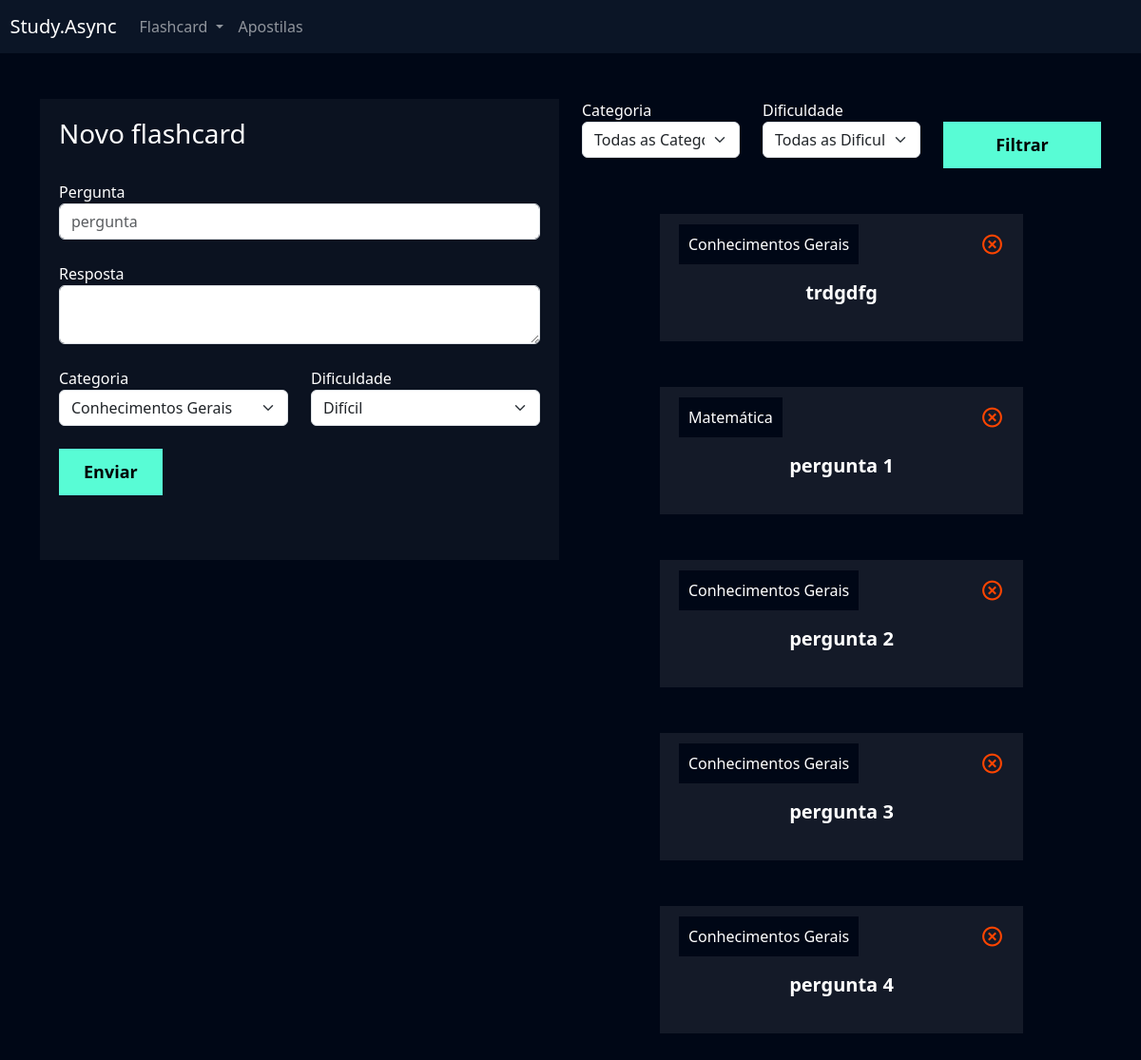
/flashcard/novo_flashcard/ (signed in), run on the app's committed database.
### flashcard/models.py (models this page shows, shortened)
class Flashcard(models.Model):
    DIFICULDADE_CHOICES = (('D', 'Difícil'), ('M', 'Médio'), ('F', 'Fácil'))
    user = models.ForeignKey(User, on_delete=models.DO_NOTHING)
    pergunta = models.CharField(max_length=100)
    resposta = models.TextField()
    categoria = models.ForeignKey(Categoria, on_delete=models.DO_NOTHING)
    dificuldade = models.CharField(max_length=1, choices=DIFICULDADE_CHOICES)

class Categoria(models.Model):
    nome = models.CharField(max_length=20)
    def __str__(self):
        return self.nome

### flashcard/views.py (the view, shortened to what this page needs)
# urls.py: path('novo_flashcard/', views.novo_flashcard, name='novo_flashcard'),
def novo_flashcard(request):
    if not request.user.is_authenticated:
        return redirect('/usuarios/logar')
    if request.method == 'GET':
        categorias = Categoria.objects.all()
        dificuldades = Flashcard.DIFICULDADE_CHOICES
        flashcards = Flashcard.objects.filter(user=request.user)
        categoria_filtrar = request.GET.get('categoria')
        dificuldade_filtrar = request.GET.get('dificuldade')
        if categoria_filtrar:
            flashcards = flashcards.filter(categoria__id=categoria_filtrar)
        if dificuldade_filtrar:
            flashcards = flashcards.filter(dificuldade=dificuldade_filtrar)
        return render(
            request,
            'novo_flashcard.html',
            {
                'categorias': categorias,
                'dificuldades': dificuldades,
                'flashcards': flashcards
            })

### flashcard/templates/novo_flashcard.html (shortened to what this page needs)
{% extends "base.html" %}
{% load static %}
{% block 'cabecalho' %}
    <link href="{% static 'usuarios/css/cadastro.css' %}" rel="stylesheet">
    <link href="https://unpkg.com/boxicons@2.1.4/css/boxicons.min.css" rel="stylesheet">
    <link href="{% static 'flashcard/css/novo_flashcard.css'%}" rel="stylesheet">
{% endblock 'cabecalho' %}
{% block 'conteudo' %}
    {% include "partials/header.html" %}
    <div class="container">
        <br>
        <br>
        <div class="row">
            <div class="col-md">
                <div class="box-form">
                    <form action="{% url 'novo_flashcard' %}" method="POST"> {% csrf_token %}
                        <h3>Novo flashcard</h3>
                        <br>
                        <label>Pergunta</label>
                        <input type="text" class="form-control" placeholder="pergunta" name="pergunta">
                        <br>
                        <label>Resposta</label>
                        <textarea class="form-control" name="resposta"></textarea>
                        <br>
                        <div class="row">
                            <div class="col-md">
                                <label for="">Categoria</label>
                                <select class="form-select" name="categoria">
                                    {% for categoria in categorias %}
                                        <option value="{{categoria.id}}">{{categoria}}</option>
                                    {% endfor %}
                                </select>
                            </div>
                            <div class="col-md">
                                <label for="">Dificuldade</label>
                                <select class="form-select" name="dificuldade">
                                    {% for dificuldade in dificuldades %}
                                        <option value="{{dificuldade.0}}">{{dificuldade.1}}</option>
                                    {% endfor %}
                                </select>
                            </div>
                        </div>
                        <br>
                        <input type="submit" value="Enviar" class="btn-cadastro">
                        <br>
                        <br>
                        <br>
                    </form>
                </div>
            </div>
            <div class="col-md">
                <form action="{% url 'novo_flashcard' %}" method="GET">
                    <div class="row">
                        <div class="col-md">
                            <label for="">Categoria</label>
                            <select name="categoria" id="" class="form-select">
                                <option value="">Todas as Categorias</option>
                            </select>
                        </div>
                        <div class="col-md">
                            <label for="">Dificuldade</label>
                            <select name="dificuldade" id="" class="form-select">]
                                <option value="">Todas as Dificuldades</option>
                            </select>
                        </div>
                        <div class="col-md">
                            <br>
                            <input type="submit" style="width: 100%" value="Filtrar" class="btn-cadastro">
                        </div>
                    </div>
                </form>
                <br>
                <br>
                {% for flashcard in flashcards %}
                    <div class="box-new-flashcard" onclick="flip_card({{flashcard.id}})">
                        <div class="flashcard ">
                            <div class="flashcard-categoria">
                                {{flashcard.categoria}}
                            </div>
                            <a href="{% url 'deletar_flashcard' flashcard.id %}"><i class='icone-exit bx bx-x-circle'></i></a>
                            <br>
                            <br>
                            <div class="flashcard-box-item">
                                <p class="flashcard-item">{{flashcard.pergunta}}</p>
                            </div>
                        </div>
                    </div>
                    <br>
                    <br>
                {% endfor %}
            </div>
        </div>
    </div>
{% endblock 'conteudo' %}

### templates/static/geral/css/base.css (style rules this page uses)
:root { --main-color: #0b1526; --dark-color: #000716; --secondary-dark-color: rgb(15, 2, 26); --light-color: #00c1f3; --contrast-color: #f4c96b; --differential-color: #58fcd5; }
body { background-color: var(--dark-color) !important; color: white !important; }

### templates/static/usuarios/css/cadastro.css (style rules this page uses)
* { margin: 0; padding: 0; }
.box-form { padding: 20px; background-color: rgba(217,217,217, .05); color: white !important; }
.btn-cadastro { padding: 10px; background-color: #58fcd5; border: none; border: 1px solid #58fcd5; font-size: 18px; font-weight: bold; padding-left: 25px; padding-right: 25px; }

### templates/static/flashcard/css/novo_flashcard.css (style rules this page uses)
.box-new-flashcard { width: 70%; margin: auto; }
.flashcard { background-color: rgba(255, 255, 255, .08); padding: 20px; }
.flashcard-box-item { text-align: center; }
.flashcard p { font-size: 20px; font-weight: bold; cursor: pointer; }
.flashcard-categoria { background-color: var(--dark-color); display: inline; padding: 10px; }
.icone-exit { float: right; font-size: 25px; color: orangered; }

### data on the page
Flashcard: categoria "Conhecimentos Gerais", pergunta "trdgdfg"
Flashcard: categoria "Matemática", pergunta "pergunta 1"
Flashcard: categoria "Conhecimentos Gerais", pergunta "pergunta 2"
Flashcard: categoria "Conhecimentos Gerais", pergunta "pergunta 3"
Flashcard: categoria "Conhecimentos Gerais", pergunta "pergunta 4"

### other printed values
form field categoria "Conhecimentos Gerais"
form field dificuldade "Difícil"
